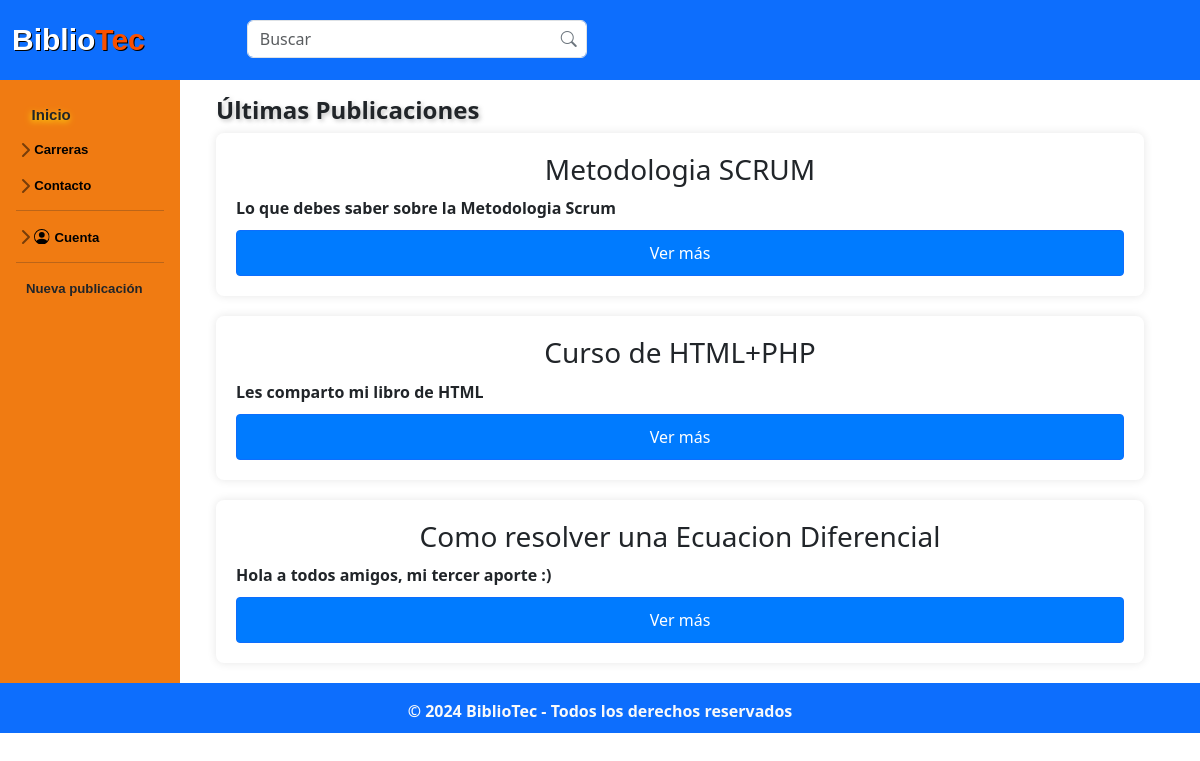
The app's page /home.php with its own data.
### tables this page shows
CREATE TABLE IF NOT EXISTS `publicacion` (
  `idPub` int NOT NULL AUTO_INCREMENT,
  `id_Usuario` int NOT NULL,
  `titulo_Pub` varchar(45) NOT NULL,
  `fecha_Pub` date NOT NULL,
  `descrip_Pub` varchar(100) NOT NULL,
  `calif_Pub` decimal(10,0) NOT NULL,
  `carrera_Pub` varchar(45) NOT NULL,
  `materia_Pub` varchar(60) NOT NULL,
  `tipo_pub` varchar(45) NOT NULL,
  `archivo_Pub` varchar(100) NOT NULL,
  PRIMARY KEY (`idPub`),
  KEY `fk_Publicacion_Usuario1_idx` (`id_Usuario`)
);

### home.php (the view, shortened to what this page needs)
<?php
$link = include('php/conexion.php');
$consulta = "SELECT * FROM publicacion ORDER BY idPub DESC LIMIT 3";
$registros = mysqli_query($link, $consulta);
?>
<!DOCTYPE html>
<html lang="es">
<head>
  <link rel="stylesheet" href="css/normalizar.css">
  <link rel="stylesheet" href="css/estilos.css">
  <link rel="stylesheet" href="css/hover-min.css">
  <link rel="stylesheet" href="css/animate.css">
  <link rel="stylesheet" href="css/sidebars.css">
  <link rel="stylesheet" href="https://cdnjs.cloudflare.com/ajax/libs/animate.css/4.1.1/animate.min.css" />
  <link href="https://cdn.jsdelivr.net/npm/bootstrap@5.3.3/dist/css/bootstrap.min.css" rel="stylesheet">
  <link rel="stylesheet" href="https://cdn.jsdelivr.net/npm/bootstrap-icons@1.11.3/font/bootstrap-icons.min.css">
</head>
<body>
  <header class="bg-primary py-2">
    <div class="container d-flex align-items-center">
      <div class="logo">
        <h4 class="mb-0"><b><span class="col-1">Biblio</span><span class="col-2">Tec</span></h4>
        <form class="position-relative search-field " style="margin-top: -0.8%;">
          <input class="form-control me-2" type="search" placeholder="Buscar" aria-label="Search">
          <a href='search.php'><i class="bi bi-search search-icon"></i></a>
        </form>
      </div>
    </div>
  </header>
  <div class="container-fluid">
    <div class="row">
      <div class="flex-shrink-0 p-3" style="width: 15%; background-color: #F07B12;">
        <ul class="list-unstyled" id="menu-lateral">
          <li class="mb-2 mt-2">
            <a class="nav-link align-items-center" href="home.php" id="letrabar" style="filter: drop-shadow(-1px 2px 3px rgb(255, 231, 9));">Inicio</a>
          </li>
          <li class="mb-1">
            <button class="btn btn-toggle d-inline-flex align-items-center rounded border-0 collapsed" id="letrabardos" data-bs-toggle="collapse" data-bs-target="#dashboard-collapse" aria-expanded="false" style="color: black; font-weight: bold;">
              Carreras
            </button>
          </li>
          <li class="mb-1">
            <button class="btn btn-toggle d-inline-flex align-items-center rounded border-0 collapsed" id="letrabardos" data-bs-toggle="collapse" data-bs-target="#contacto-collapse" aria-expanded="false" style="color: black; font-weight: bold;">
              Contacto
            </button>
          </li>
          <hr class="my-2">
          <li class="mb-1">
            <button class="btn btn-toggle d-inline-flex align-items-center rounded border-0 collapsed" id="letrabardos" data-bs-toggle="collapse" data-bs-target="#cuenta-collapse" aria-expanded="false" style="color: black; font-weight: bold;">
              <svg class="bi pe-none" width="1.3vmax" height="1.3vmax">
                <use xlink:href="#people-circle" />
              </svg>
              <span style="margin-top:0.3vmax; margin-left: 0.4vmax;">Cuenta</span>
            </button>
          </li>
          <hr class="my-2">
          <li class="mb-1 mt-3">
            <a class="nav-link align-items-center" name ="fade" href="publicacion/publicar.php" id="letrabardos" style="margin-left:10px">Nueva publicación</a>
          </li>
        </ul>
      </div>
      <main role="main" class="col-md-9 ml-sm-auto col-lg-10 px-4">
        <div class="container mt-3">
          <h2 style="user-select: none;font-size: 2vmax;text-shadow: 2px 2px 4px rgba(114, 114, 114, 0.4);
          margin-top: 0.5vmax;"><b>Últimas Publicaciones</b></h2>
          <?php
          while ($fila = mysqli_fetch_array($registros)) {
          ?>
            <div class="publicacion">
              <h3><?php echo ($fila['titulo_Pub']); ?></h3>
              <p><?php echo ($fila['descrip_Pub']); ?></p>
              <a name ="fade" href="publicacion/publicacion_detalle.php?id=<?php echo $fila['idPub']; ?>" class="btn btn-primary">Ver más</a>
            </div>
          <?php
          }
          ?>
        </div>
      </main>
    </div>
  </div>
  <footer class="animate__animated animate__heartBeat animate__delay-2s py-3 text-light bg-primary">
    <div class="container">
      <p class="mb-1">&copy; 2024 BiblioTec - Todos los derechos reservados</p>
    </div>
  </footer>
</body>
</html>

### css/normalizar.css (style rules this page uses)
html { line-height: 1.15; -webkit-text-size-adjust: 100%; }
body { margin: 0; }
main { display: block; }
hr { box-sizing: content-box; height: 0; overflow: visible; }
a { background-color: transparent; }
b, strong { font-weight: bolder; }
button, input, optgroup, select, textarea { font-family: inherit; font-size: 100%; line-height: 1.15; margin: 0; }
button, input { overflow: visible; }
button, select { text-transform: none; }
button, [type="button"], [type="reset"], [type="submit"] { -webkit-appearance: button; }
[type="search"] { -webkit-appearance: textfield; outline-offset: -2px; }

### css/estilos.css (style rules this page uses)
.logo { width: 55px; text-decoration: none; display: flex; align-items: center; text-decoration: none; }
.logo h4 { font-family: 'Agrandir', sans-serif; font-size: 30px; margin: 0; color: white; text-shadow: 1px 1px 0 black; margin-left: 5px; user-select: none; }
.logo h4 .col-1 { color: white; }
.logo h4 .col-2 { color: #FA5000 }
.search-field { margin-top: 35px; width: 340px; margin-left: 30%; }
.search-icon { position: absolute; right: 10px; top: 50%; transform: translateY(-50%); color: #6c757d; }
.publicacion { margin-bottom: 20px; padding: 20px; background-color: #fff; border-radius: 8px; box-shadow: 0 0 10px rgba(0, 0, 0, 0.1); }
.publicacion h3 { text-align: center; margin-bottom: 10px; }
.publicacion p { margin-bottom: 10px; }
.publicacion a { display: block; text-align: center; background-color: #007bff; color: #fff; padding: 10px; border-radius: 4px; text-decoration: none; }
footer { position: bottom; bottom: 0; background-color: #007bff; background-attachment: fixed; width: 100%; height: 50px; padding: 35px; box-sizing: border-box; text-align: center; background-size: 30%; background-position: bottom; }

### css/sidebars.css (style rules this page uses)
.btn-toggle::before { width: 1.25em; line-height: 0; transition: transform .35s ease; transform-origin: .5em 50%; }
.bi { vertical-align: -.125em; fill: currentColor; }
#letrabar { font-family: 'Agrandir', sans-serif; font-size: 1.25vmax; margin-left: 1.3vmax; font-weight: 800; }
#letrabardos { font-family: 'Agrandir', sans-serif; font-size: 1.1vmax; margin-left: -7%; font-style:inherit; }

### records on screen
publicacion: titulo_Pub "Metodologia SCRUM", descrip_Pub "Lo que debes saber sobre la Metodologia Scrum"
publicacion: titulo_Pub "Curso de HTML+PHP", descrip_Pub "Les comparto mi libro de HTML"
publicacion: titulo_Pub "Como resolver una Ecuacion Diferencial", descrip_Pub "Hola a todos amigos, mi tercer aporte :)"
